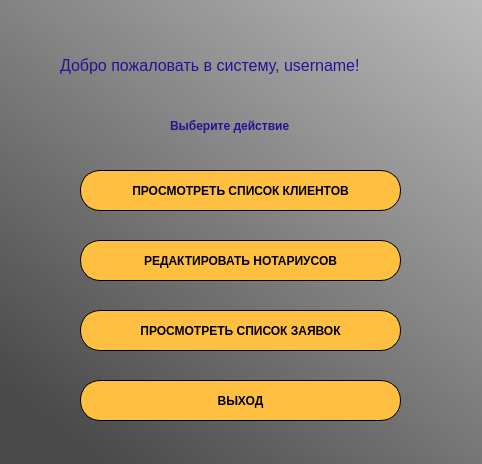
<?xml version="1.0" encoding="UTF-8"?>
<ui version="4.0">
 <class>AdminWindow</class>
 <widget class="QMainWindow" name="AdminWindow">
  <property name="geometry">
   <rect>
    <x>0</x>
    <y>0</y>
    <width>482</width>
    <height>464</height>
   </rect>
  </property>
  <property name="windowTitle">
   <string>MainWindow</string>
  </property>
  <widget class="QWidget" name="centralwidget">
   <widget class="QLabel" name="label">
    <property name="geometry">
     <rect>
      <x>-6</x>
      <y>-5</y>
      <width>631</width>
      <height>481</height>
     </rect>
    </property>
    <property name="styleSheet">
     <string notr="true">background-color: qlineargradient(spread:reflect, x1:0.0201244, y1:0.96, x2:1, y2:0, stop:0.0746269 rgba(74, 74, 74, 255), stop:0.950249 rgba(197, 197, 197, 255));</string>
    </property>
    <property name="text">
     <string/>
    </property>
   </widget>
   <widget class="QPushButton" name="toEditNotaryWindow">
    <property name="geometry">
     <rect>
      <x>80</x>
      <y>240</y>
      <width>321</width>
      <height>41</height>
     </rect>
    </property>
    <property name="font">
     <font>
      <weight>75</weight>
      <bold>true</bold>
     </font>
    </property>
    <property name="styleSheet">
     <string notr="true">border-color: rgb(255, 249, 62);
border-radius: 20px;
background-color: rgb(255, 192, 66);
border: 1px solid #000000</string>
    </property>
    <property name="text">
     <string>РЕДАКТИРОВАТЬ НОТАРИУСОВ</string>
    </property>
   </widget>
   <widget class="QPushButton" name="toAuthWindow">
    <property name="geometry">
     <rect>
      <x>80</x>
      <y>380</y>
      <width>321</width>
      <height>41</height>
     </rect>
    </property>
    <property name="font">
     <font>
      <weight>75</weight>
      <bold>true</bold>
     </font>
    </property>
    <property name="styleSheet">
     <string notr="true">border-color: rgb(255, 249, 62);
border-radius: 20px;
background-color: rgb(255, 192, 66);
border: 1px solid #000000</string>
    </property>
    <property name="text">
     <string>ВЫХОД</string>
    </property>
   </widget>
   <widget class="QPushButton" name="toClientsViewWindow">
    <property name="geometry">
     <rect>
      <x>80</x>
      <y>170</y>
      <width>321</width>
      <height>41</height>
     </rect>
    </property>
    <property name="font">
     <font>
      <weight>75</weight>
      <bold>true</bold>
     </font>
    </property>
    <property name="styleSheet">
     <string notr="true">border-color: rgb(255, 249, 62);
border-radius: 20px;
background-color: rgb(255, 192, 66);
border: 1px solid #000000</string>
    </property>
    <property name="text">
     <string>ПРОСМОТРЕТЬ СПИСОК КЛИЕНТОВ</string>
    </property>
   </widget>
   <widget class="QLabel" name="label_2">
    <property name="geometry">
     <rect>
      <x>60</x>
      <y>50</y>
      <width>381</width>
      <height>31</height>
     </rect>
    </property>
    <property name="font">
     <font>
      <pointsize>12</pointsize>
     </font>
    </property>
    <property name="styleSheet">
     <string notr="true">color: rgb(38, 18, 148);</string>
    </property>
    <property name="text">
     <string>Добро пожаловать в систему, username!</string>
    </property>
   </widget>
   <widget class="QLabel" name="label_3">
    <property name="geometry">
     <rect>
      <x>170</x>
      <y>110</y>
      <width>161</width>
      <height>31</height>
     </rect>
    </property>
    <property name="font">
     <font>
      <pointsize>9</pointsize>
      <weight>75</weight>
      <bold>true</bold>
     </font>
    </property>
    <property name="styleSheet">
     <string notr="true">color: rgb(38, 18, 148);</string>
    </property>
    <property name="text">
     <string>Выберите действие</string>
    </property>
   </widget>
   <widget class="QPushButton" name="toRecordsBtn">
    <property name="geometry">
     <rect>
      <x>80</x>
      <y>310</y>
      <width>321</width>
      <height>41</height>
     </rect>
    </property>
    <property name="font">
     <font>
      <weight>75</weight>
      <bold>true</bold>
     </font>
    </property>
    <property name="styleSheet">
     <string notr="true">border-color: rgb(255, 249, 62);
border-radius: 20px;
background-color: rgb(255, 192, 66);
border: 1px solid #000000</string>
    </property>
    <property name="text">
     <string>ПРОСМОТРЕТЬ СПИСОК ЗАЯВОК</string>
    </property>
   </widget>
  </widget>
 </widget>
 <resources/>
 <connections/>
</ui>
